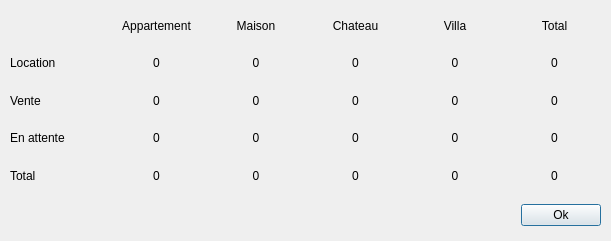
<?xml version="1.0" encoding="UTF-8"?>
<ui version="4.0">
 <class>Statistiques</class>
 <widget class="QDialog" name="Statistiques">
  <property name="geometry">
   <rect>
    <x>0</x>
    <y>0</y>
    <width>611</width>
    <height>241</height>
   </rect>
  </property>
  <property name="windowTitle">
   <string>Dialog</string>
  </property>
  <property name="styleSheet">
   <string notr="true">QDialog {background-image: url('../Ressources/background-dialog.jpg')}</string>
  </property>
  <widget class="QWidget" name="gridLayoutWidget">
   <property name="geometry">
    <rect>
     <x>10</x>
     <y>10</y>
     <width>591</width>
     <height>181</height>
    </rect>
   </property>
   <layout class="QGridLayout" name="gridLayout">
    <item row="1" column="0">
     <layout class="QVBoxLayout" name="verticalLayout">
      <item>
       <layout class="QHBoxLayout" name="horizontalLayout_2">
        <item>
         <widget class="QLabel" name="label_6">
          <property name="text">
           <string/>
          </property>
         </widget>
        </item>
        <item>
         <widget class="QLabel" name="lblAppartement">
          <property name="text">
           <string>Appartement</string>
          </property>
          <property name="alignment">
           <set>Qt::AlignCenter</set>
          </property>
         </widget>
        </item>
        <item>
         <widget class="QLabel" name="lblMaison">
          <property name="text">
           <string>Maison</string>
          </property>
          <property name="alignment">
           <set>Qt::AlignCenter</set>
          </property>
         </widget>
        </item>
        <item>
         <widget class="QLabel" name="lblChateau">
          <property name="text">
           <string>Chateau</string>
          </property>
          <property name="alignment">
           <set>Qt::AlignCenter</set>
          </property>
         </widget>
        </item>
        <item>
         <widget class="QLabel" name="lblVilla">
          <property name="text">
           <string>Villa</string>
          </property>
          <property name="alignment">
           <set>Qt::AlignCenter</set>
          </property>
         </widget>
        </item>
        <item>
         <widget class="QLabel" name="lblTotalType">
          <property name="text">
           <string>Total</string>
          </property>
          <property name="alignment">
           <set>Qt::AlignCenter</set>
          </property>
         </widget>
        </item>
       </layout>
      </item>
      <item>
       <layout class="QHBoxLayout" name="horizontalLayout_4">
        <item>
         <widget class="QLabel" name="lblLocation">
          <property name="text">
           <string>Location</string>
          </property>
         </widget>
        </item>
        <item>
         <widget class="QLabel" name="lblLocationAppartement">
          <property name="text">
           <string>0</string>
          </property>
          <property name="alignment">
           <set>Qt::AlignCenter</set>
          </property>
         </widget>
        </item>
        <item>
         <widget class="QLabel" name="lblLocationMaison">
          <property name="text">
           <string>0</string>
          </property>
          <property name="alignment">
           <set>Qt::AlignCenter</set>
          </property>
         </widget>
        </item>
        <item>
         <widget class="QLabel" name="lblLocationChateau">
          <property name="text">
           <string>0</string>
          </property>
          <property name="alignment">
           <set>Qt::AlignCenter</set>
          </property>
         </widget>
        </item>
        <item>
         <widget class="QLabel" name="lblLocationVilla">
          <property name="text">
           <string>0</string>
          </property>
          <property name="alignment">
           <set>Qt::AlignCenter</set>
          </property>
         </widget>
        </item>
        <item>
         <widget class="QLabel" name="lblLocationTotal">
          <property name="text">
           <string>0</string>
          </property>
          <property name="alignment">
           <set>Qt::AlignCenter</set>
          </property>
         </widget>
        </item>
       </layout>
      </item>
      <item>
       <layout class="QHBoxLayout" name="horizontalLayout_5">
        <item>
         <widget class="QLabel" name="lblVente">
          <property name="text">
           <string>Vente</string>
          </property>
         </widget>
        </item>
        <item>
         <widget class="QLabel" name="lblVenteAppartement">
          <property name="text">
           <string>0</string>
          </property>
          <property name="alignment">
           <set>Qt::AlignCenter</set>
          </property>
         </widget>
        </item>
        <item>
         <widget class="QLabel" name="lblVenteMaison">
          <property name="text">
           <string>0</string>
          </property>
          <property name="alignment">
           <set>Qt::AlignCenter</set>
          </property>
         </widget>
        </item>
        <item>
         <widget class="QLabel" name="lblVenteChateau">
          <property name="text">
           <string>0</string>
          </property>
          <property name="alignment">
           <set>Qt::AlignCenter</set>
          </property>
         </widget>
        </item>
        <item>
         <widget class="QLabel" name="lblVenteVilla">
          <property name="text">
           <string>0</string>
          </property>
          <property name="alignment">
           <set>Qt::AlignCenter</set>
          </property>
         </widget>
        </item>
        <item>
         <widget class="QLabel" name="lblVenteTotal">
          <property name="text">
           <string>0</string>
          </property>
          <property name="alignment">
           <set>Qt::AlignCenter</set>
          </property>
         </widget>
        </item>
       </layout>
      </item>
      <item>
       <layout class="QHBoxLayout" name="horizontalLayout_3">
        <item>
         <widget class="QLabel" name="lblAttente">
          <property name="text">
           <string>En attente</string>
          </property>
         </widget>
        </item>
        <item>
         <widget class="QLabel" name="lblAttenteAppartement">
          <property name="text">
           <string>0</string>
          </property>
          <property name="alignment">
           <set>Qt::AlignCenter</set>
          </property>
         </widget>
        </item>
        <item>
         <widget class="QLabel" name="lblAttenteMaison">
          <property name="text">
           <string>0</string>
          </property>
          <property name="alignment">
           <set>Qt::AlignCenter</set>
          </property>
         </widget>
        </item>
        <item>
         <widget class="QLabel" name="lblAttenteChateau">
          <property name="text">
           <string>0</string>
          </property>
          <property name="alignment">
           <set>Qt::AlignCenter</set>
          </property>
         </widget>
        </item>
        <item>
         <widget class="QLabel" name="lblAttenteVilla">
          <property name="text">
           <string>0</string>
          </property>
          <property name="alignment">
           <set>Qt::AlignCenter</set>
          </property>
         </widget>
        </item>
        <item>
         <widget class="QLabel" name="lblAttenteTotal">
          <property name="text">
           <string>0</string>
          </property>
          <property name="alignment">
           <set>Qt::AlignCenter</set>
          </property>
         </widget>
        </item>
       </layout>
      </item>
      <item>
       <layout class="QHBoxLayout" name="horizontalLayout_6">
        <item>
         <widget class="QLabel" name="lblTotalAction">
          <property name="text">
           <string>Total</string>
          </property>
         </widget>
        </item>
        <item>
         <widget class="QLabel" name="lblTotalAppartement">
          <property name="text">
           <string>0</string>
          </property>
          <property name="alignment">
           <set>Qt::AlignCenter</set>
          </property>
         </widget>
        </item>
        <item>
         <widget class="QLabel" name="lblTotalMaison">
          <property name="text">
           <string>0</string>
          </property>
          <property name="alignment">
           <set>Qt::AlignCenter</set>
          </property>
         </widget>
        </item>
        <item>
         <widget class="QLabel" name="lblTotalChateau">
          <property name="text">
           <string>0</string>
          </property>
          <property name="alignment">
           <set>Qt::AlignCenter</set>
          </property>
         </widget>
        </item>
        <item>
         <widget class="QLabel" name="lblTotalVilla">
          <property name="text">
           <string>0</string>
          </property>
          <property name="alignment">
           <set>Qt::AlignCenter</set>
          </property>
         </widget>
        </item>
        <item>
         <widget class="QLabel" name="lblTotalTotal">
          <property name="text">
           <string>0</string>
          </property>
          <property name="alignment">
           <set>Qt::AlignCenter</set>
          </property>
         </widget>
        </item>
       </layout>
      </item>
     </layout>
    </item>
   </layout>
  </widget>
  <widget class="QWidget" name="horizontalLayoutWidget">
   <property name="geometry">
    <rect>
     <x>10</x>
     <y>200</y>
     <width>591</width>
     <height>31</height>
    </rect>
   </property>
   <layout class="QHBoxLayout" name="horizontalLayout">
    <item>
     <spacer name="horizontalSpacer">
      <property name="orientation">
       <enum>Qt::Horizontal</enum>
      </property>
      <property name="sizeHint" stdset="0">
       <size>
        <width>40</width>
        <height>20</height>
       </size>
      </property>
     </spacer>
    </item>
    <item>
     <widget class="QPushButton" name="btnOk">
      <property name="text">
       <string>Ok</string>
      </property>
     </widget>
    </item>
   </layout>
  </widget>
 </widget>
 <resources/>
 <connections>
  <connection>
   <sender>btnOk</sender>
   <signal>clicked()</signal>
   <receiver>Statistiques</receiver>
   <slot>accept()</slot>
   <hints>
    <hint type="sourcelabel">
     <x>574</x>
     <y>377</y>
    </hint>
    <hint type="destinationlabel">
     <x>472</x>
     <y>370</y>
    </hint>
   </hints>
  </connection>
 </connections>
</ui>
